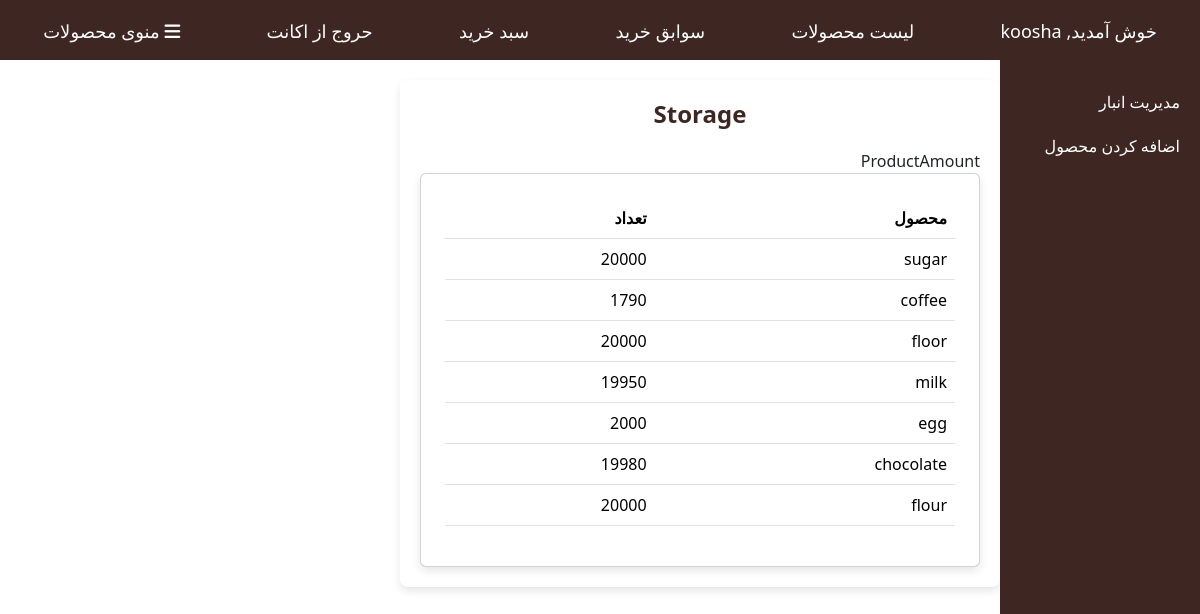
The app's page /storage/ (signed in) with its own data.
### website/models.py (models this page shows, shortened)
class Storage(models.Model):
    id = models.AutoField(primary_key=True)
    name = models.CharField(max_length=255)
    amount = models.IntegerField()

### website/decorators.py (the view)
    def _wrapped_view_func(request, *args, **kwargs):
        if request.user.is_superuser:
            return view_func(request, *args, **kwargs)
        else:
            return HttpResponseForbidden("You do not have permission to access this page.")

### website/views.py (called while the page is built)
@login_required
@admin_required
def storage_view(request):
    storage_items = Storage.objects.all()
    context = {
        'storage_items': storage_items
    }
    return render(request, 'storage.html', context)

### website/templates/storage.html (shortened to what this page needs)
<!DOCTYPE html>
<html lang="en" dir="rtl">
<head>
        {% load static %}
    <link rel="stylesheet" href="{% static 'css/mohsen/css/style.css' %}">
    <link rel="stylesheet" href="{% static 'css/mohsen/src/bootstrap.min.css' %}">
    <link rel="stylesheet" href="https://cdnjs.cloudflare.com/ajax/libs/font-awesome/6.0.0-beta3/css/all.min.css">
</head>
<body>
  <nav class="nav">
    <ul>
       <li>    <a href="">خوش آمدید, {{ request.user.username }}</a></li>        <li>    <a href="{% url 'product_list' %}">لیست محصولات</a></li>        <li>    <a href="{% url 'purchase_records' %}">سوابق خرید</a></li>        <li> <a href="{% url 'cart' %}">سبد خرید</a></li><li> <a href="{% url 'logout' %}">حروج از اکانت</a></li>
      <li class="dropdown">
        <a href="#" class="dropbtn"><i class="fas fa-bars"></i> منوی محصولات</a>
      </li>
    </ul>
  </nav>
<div class="main-container">
    <aside class="sidebar">
        <a href="{% url 'storage' %}">مدیریت انبار</a>
        <a href="{% url 'add_product' %}">اضافه کردن محصول</a>
    </aside>
    <main class="content">
        <div class="chart-container">
            <h2 class="chart-title">Storage</h2>
            <div class="flex-row">
                <span class="product">Product</span><span class="amount">Amount</span>
            </div>
             <div class="card p-4">
            <table class="table">
            <thead>
                    <tr>
                        <th>محصول</th>
                        <th>تعداد</th>
                    </tr>
                </thead>
                <tbody>
                {% for item in storage_items %}
                    <tr>
                    <td>{{ item.name }}</td>
                    <td>{{ item.amount }}</td>
                    </tr>
                {% endfor %}
                  </tbody>
            </table>
            </div>
        </div>
   </div>
</body>
</html>

### website/static/css/mohsen/css/style.css (style rules this page uses)
body { font-family: Arial, sans-serif; background-color: #f5f5f5; color: #333; }
a { text-decoration: none !important; }
.nav { display: flex; justify-content: center; list-style-type: none; background-color: #3e2723; margin: 0; padding: 0; height: 60px; align-items: center; position: fixed; width: 100%; top: 0; z-index: 1000; }
.nav ul { display: flex; justify-content: space-around; width: 100%; margin: 0; padding: 0; }
.nav li { padding: 18px 20px; font-size: 18px; position: relative; list-style: none; }
.nav li a { color: white; text-decoration: none; }
.card { border: none; border-radius: 0; box-shadow: 0 4px 8px rgba(0, 0, 0, 0.1); }
.main-container { display: flex; margin-top: 60px; }
.sidebar { width: 200px; background-color: #3e2723; height: calc(100vh - 60px); position: fixed; padding-top: 20px; }
.sidebar a { display: block; color: white; padding: 10px 20px; text-decoration: none; }
.content { margin-left: 200px; padding: 20px; width: calc(100% - 200px); }
.chart-container { background-color: white; padding: 20px; border-radius: 8px; box-shadow: 0 4px 8px rgba(0, 0, 0, 0.1); max-width: 600px; margin: auto; }
.chart-title { font-size: 24px; font-weight: bold; margin-bottom: 20px; text-align: center; color: #3e2723; }
.table th, .table td { text-align: right; }

### records on screen
Storage: name "sugar", amount "20000"
Storage: name "coffee", amount "1790"
Storage: name "floor", amount "20000"
Storage: name "milk", amount "19950"
Storage: name "egg", amount "2000"
Storage: name "chocolate", amount "19980"
Storage: name "flour", amount "20000"

### other values on screen
{{ request.user.username }} "koosha"
